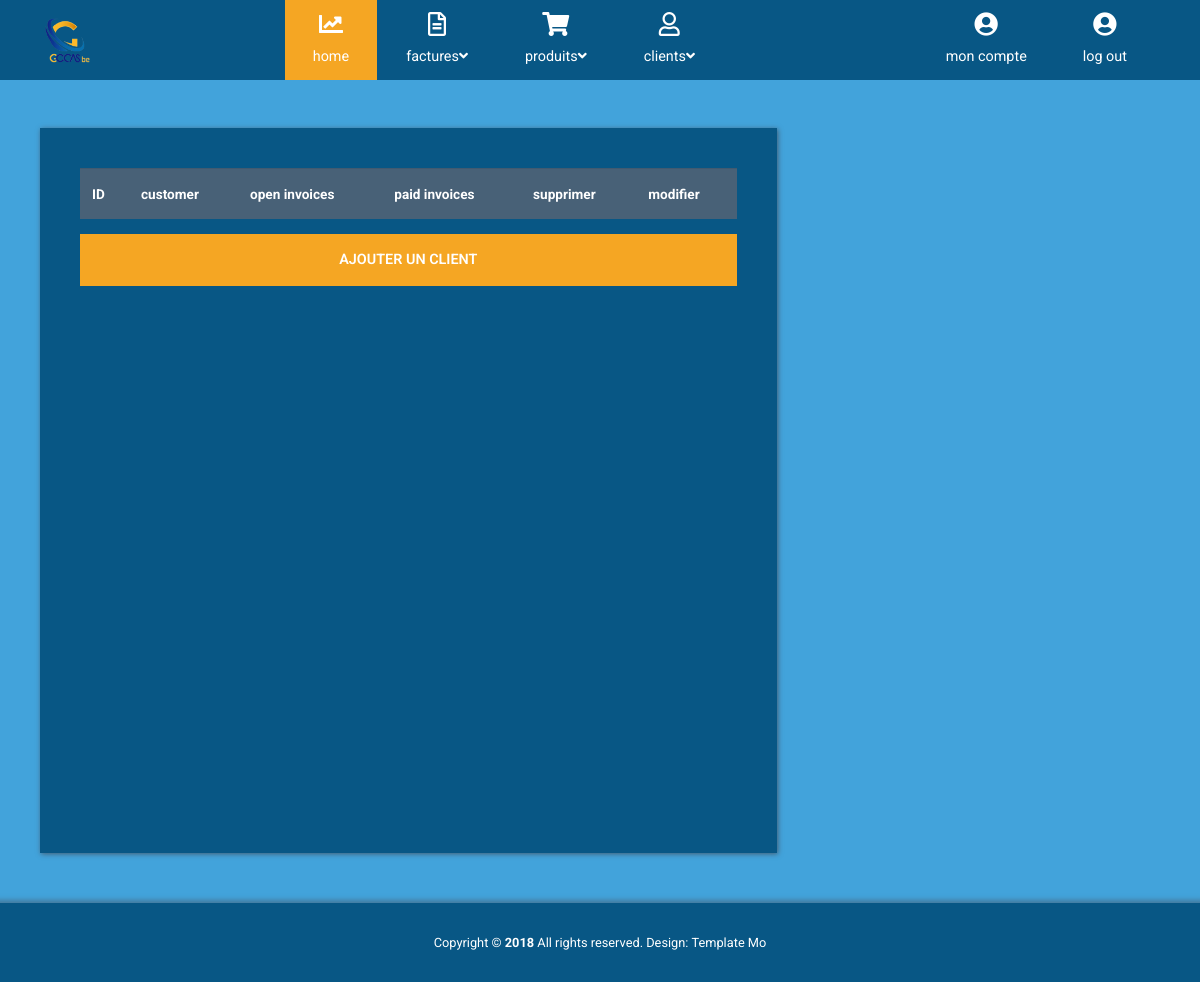
Page /rapports_clients.php on the earlier database version.
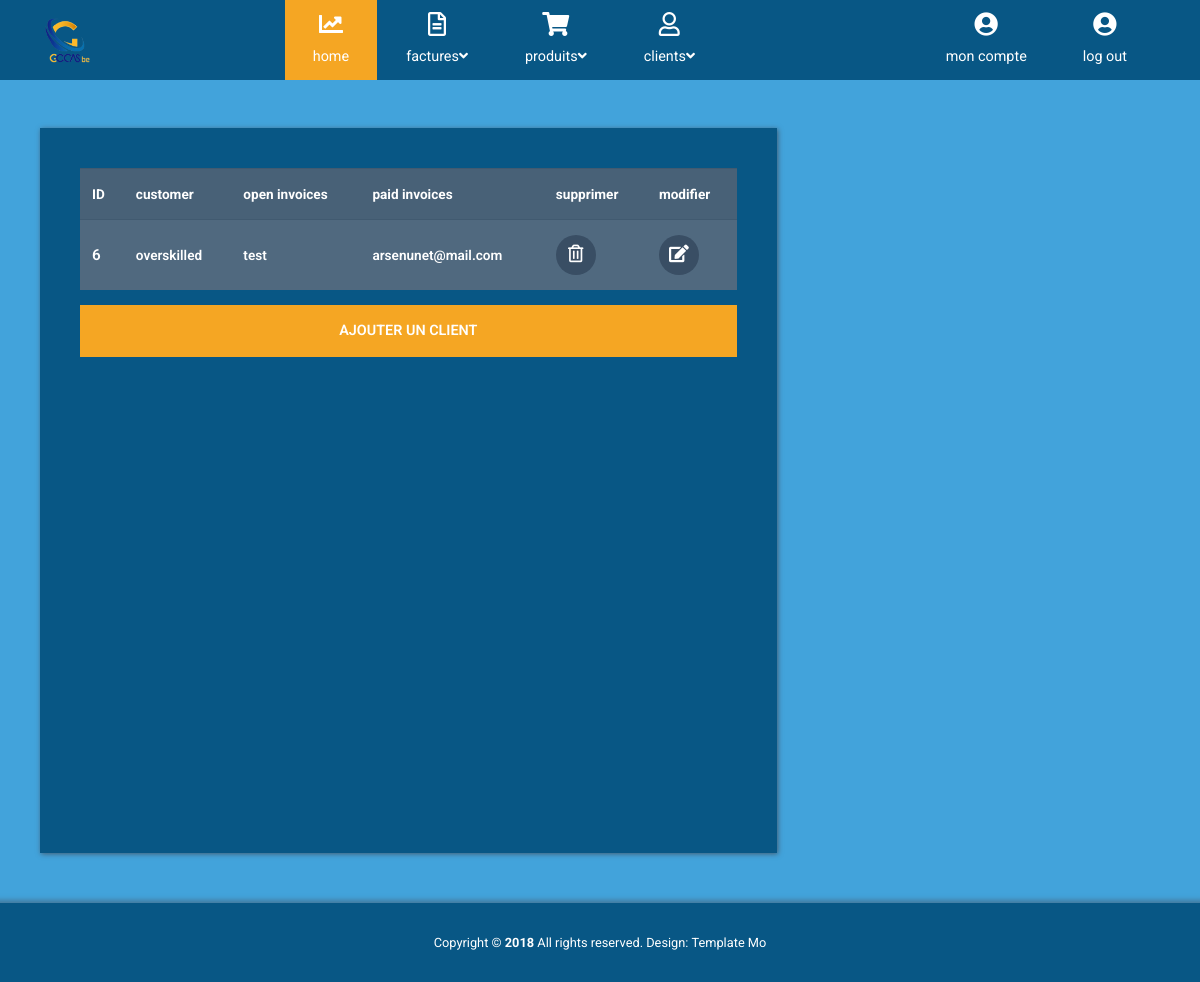
Same page on the later database version.
### tables this page shows
CREATE TABLE `client` (
  `id` int(11) NOT NULL,
  `nom_client` varchar(50) NOT NULL,
  `prenom_client` varchar(50) NOT NULL,
  `email` varchar(50) NOT NULL,
  `telephone` int(15) NOT NULL
);

### rapports_clients.php (the view, shortened to what this page needs)
<?php
      include_once "header.php";
      include_once "includes/dbconnect.php"
?>
    <div class="container mt-5">
      <div class="row tm-content-row">
        <div class="col-sm-12 col-md-12 col-lg-8 col-xl-8 tm-block-col">
          <div class="tm-bg-primary-dark tm-block tm-block-products">
            <div class="tm-product-table-container">
              <table class="table table-hover tm-table-small tm-product-table">
                <thead>
                  <tr>
                    <th scope="col">ID</th>
                    <th scope="col">customer</th>
                    <th scope="col">open invoices</th>
                    <th scope="col">paid invoices</th>
                    <th scope="col">supprimer </th>
                    <th scope="col">modifier</th>
                  </tr>
                </thead>
                <?php
              $sql    = "SELECT * FROM client";
              $result = mysqli_query($conn , $sql);
              if($result){
                  while ($row = mysqli_fetch_assoc($result)) {
                        $idclients       =  $row['id'];
                        $nom_client      =  $row['nom_client'];
                        $prenom_client   =  $row['prenom_client'];
                        $email           =  $row['email'];
                      echo '
                        <tr>
                              <th class="tm-product-name" scope="row">'.$idclients.' </th>
                              <td>'.$nom_client.'</td>
                              <td>'.$prenom_client.'</td>
                              <td>'.$email.'</td>
                                <td><a href="delete_client.php?deleteidclients='.$idclients.'" class="tm-product-delete-link">
                                  <i class="far fa-trash-alt tm-product-delete-icon"></i>
                                </a>
                              </td>
                              <td>
                                <a href="update_client.php?Updateidclients='.$idclients.'" class="tm-product-delete-link">
                                  <i class="fas fa-edit tm-product-delete-icon "></i>
                                </a></td>
                            </tr>
                      ';
                  }
              }
              ?>
                </table>
            </div>
            <a
              href="clients.php"
              class="btn btn-primary btn-block text-uppercase mb-3">ajouter un Client</a>
          </div>
        </div>
      </div>
    </div>
    <footer class="tm-footer row tm-mt-small">
      <div class="col-12 font-weight-light">
        <p class="text-center text-white mb-0 px-4 small">
          Copyright &copy; <b>2018</b> All rights reserved.
          Design: <a rel="nofollow noopener" href="https://templatemo.com" class="tm-footer-link">Template Mo</a>
        </p>
      </div>
    </footer>
  </body>
</html>

Differences in the rows shown:
added client: id "6", nom_client "overskilled", prenom_client "test", email "arsenunet@mail.com"
